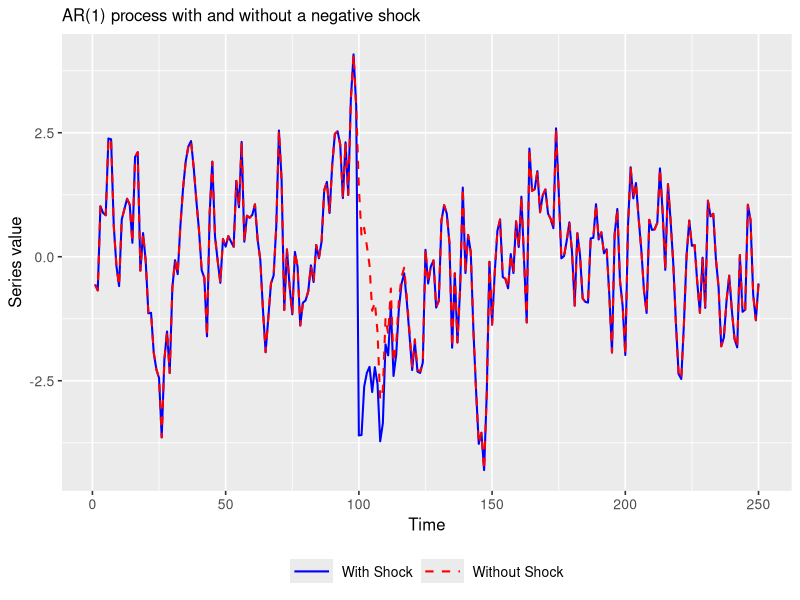
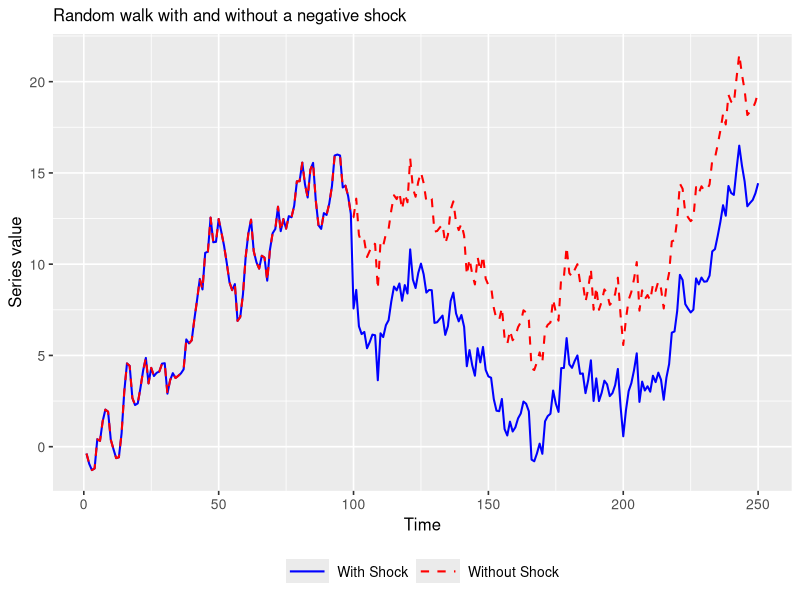

R code for these plots, in order:
## =====================================================
## 1. Prepare environment & set working directory
## =====================================================

# Load packages
library(ggplot2)

# Set working directory (optional for RStudio users)
if (requireNamespace("rstudioapi", quietly = TRUE) && rstudioapi::isAvailable()) {
  setwd(dirname(rstudioapi::getActiveDocumentContext()$path))
}

## =====================================================
## 2. Simulate AR(1) process with and without a shock
## =====================================================

set.seed(123)

n      <- 250               # number of observations
phi    <- 0.8               # AR(1) coefficient
shock_t <- 100              # time of the negative shock
shock_size <- -5            # size of the shock

# Innovations (same for both series)
eps_ar <- rnorm(n)

# AR(1) without shock
Y_ar_noshock <- numeric(n)
Y_ar_noshock[1] <- eps_ar[1]
for (t in 2:n) {
  Y_ar_noshock[t] <- phi * Y_ar_noshock[t - 1] + eps_ar[t]
}

# AR(1) with a negative shock at time shock_t
Y_ar_shock <- numeric(n)
Y_ar_shock[1] <- eps_ar[1]
for (t in 2:n) {
  e_t <- eps_ar[t]
  if (t == shock_t) e_t <- e_t + shock_size
  Y_ar_shock[t] <- phi * Y_ar_shock[t - 1] + e_t
}

# Data frame for plotting
df_ar <- data.frame(
  Time  = rep(1:n, times = 2),
  Value = c(Y_ar_shock, Y_ar_noshock),
  Series = factor(rep(c("With Shock", "Without Shock"),
                      each = n))
)

## =====================================================
## 3. Plot AR(1) process with and without a negative shock
## =====================================================

p_ar <- ggplot(df_ar, aes(x = Time, y = Value, colour = Series, linetype = Series)) +
  geom_line(linewidth = 0.7) +
  scale_colour_manual(values = c("With Shock" = "blue",
                                 "Without Shock" = "red")) +
  scale_linetype_manual(values = c("With Shock" = "solid",
                                   "Without Shock" = "dashed")) +
  labs(title = "AR(1) process with and without a negative shock",
       x = "Time",
       y = "Series value") +
  theme_gray(base_size = 12) +
  theme(axis.text = element_text(size = 10),
        legend.text = element_text(size = 10)) +
  guides(colour = guide_legend(nrow = 1),
         linetype = guide_legend(nrow = 1)) +
  theme(legend.position = "bottom",
        legend.direction = "horizontal",
        legend.key.width = grid::unit(1.1, "cm"),
        legend.title = element_blank(),
        plot.title = element_text(size = 12))

ggsave("ar1_comparison_plot.png", p_ar,
       width = 7, height = 3.8, dpi = 300)

## =====================================================
## 4. Simulate random walk with and without a shock
## =====================================================

# Innovations (same for both series)
eps_rw <- rnorm(n)

# Random walk without shock: X_t = X_{t-1} + eps_t
X_rw_noshock <- numeric(n)
X_rw_noshock[1] <- eps_rw[1]
for (t in 2:n) {
  X_rw_noshock[t] <- X_rw_noshock[t - 1] + eps_rw[t]
}

# Random walk with a negative shock at time shock_t
X_rw_shock <- numeric(n)
X_rw_shock[1] <- eps_rw[1]
for (t in 2:n) {
  e_t <- eps_rw[t]
  if (t == shock_t) e_t <- e_t + shock_size
  X_rw_shock[t] <- X_rw_shock[t - 1] + e_t
}

df_rw <- data.frame(
  Time  = rep(1:n, times = 2),
  Value = c(X_rw_shock, X_rw_noshock),
  Series = factor(rep(c("With Shock", "Without Shock"),
                      each = n))
)

## =====================================================
## 5. Plot random walk with and without a negative shock
## =====================================================

p_rw <- ggplot(df_rw, aes(x = Time, y = Value, colour = Series, linetype = Series)) +
  geom_line(linewidth = 0.7) +
  scale_colour_manual(values = c("With Shock" = "blue",
                                 "Without Shock" = "red")) +
  scale_linetype_manual(values = c("With Shock" = "solid",
                                   "Without Shock" = "dashed")) +
  labs(title = "Random walk with and without a negative shock",
       x = "Time",
       y = "Series value") +
  theme_gray(base_size = 12) +
  theme(axis.text = element_text(size = 10),
        legend.text = element_text(size = 10)) +
  guides(colour = guide_legend(nrow = 1),
         linetype = guide_legend(nrow = 1)) +
  theme(legend.position = "bottom",
        legend.direction = "horizontal",
        legend.key.width = grid::unit(1.1, "cm"),
        legend.title = element_blank(),
        plot.title = element_text(size = 12))

ggsave("rw_comparison_plot.png", p_rw,
       width = 7, height = 3.8, dpi = 300)
